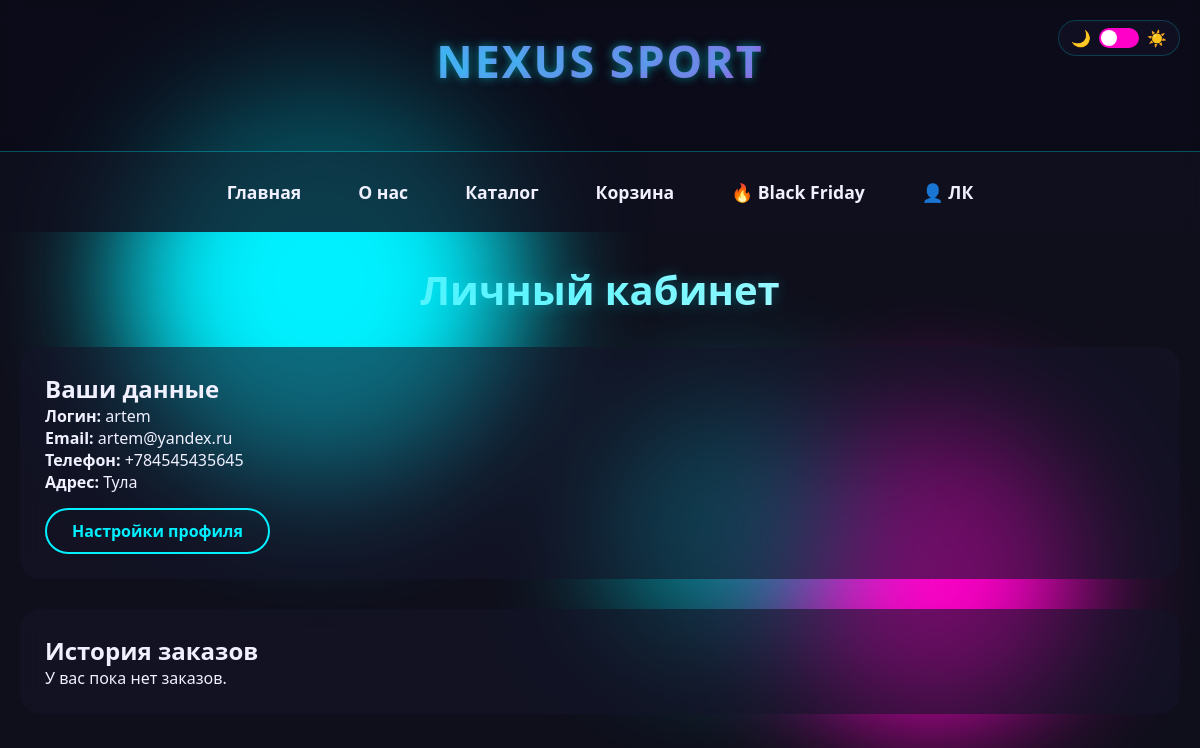
Page /cabinet/ (signed in) on the earlier database version.
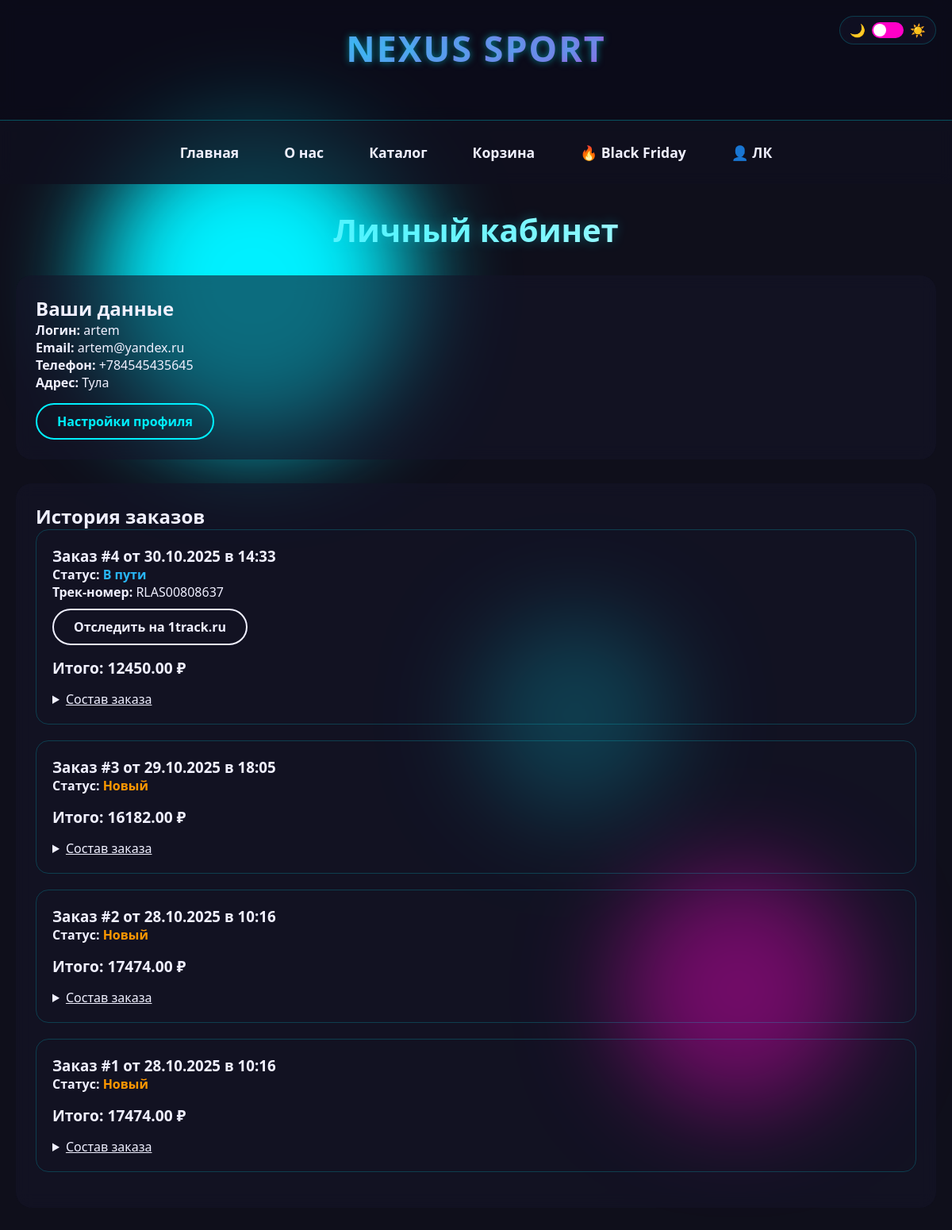
Same page on the later database version.
### shop/models.py (models this page shows, shortened)
class Profile(models.Model):
    user = models.OneToOneField(User, on_delete=models.CASCADE)
    phone = models.CharField("Телефон", max_length=20, blank=True)
    address = models.TextField("Адрес доставки", blank=True)

class Order(models.Model):
    STATUS_CHOICES = [
        ('new', 'Новый'),
        ('processing', 'В обработке'),
        ('shipped', 'В пути'),
        ('delivered', 'Доставлен'),
        ('cancelled', 'Отменён'),
    ]
    user = models.ForeignKey(User, on_delete=models.CASCADE, verbose_name="Пользователь")
    created_at = models.DateTimeField(auto_now_add=True, verbose_name="Дата заказа")
    total = models.DecimalField("Итого", max_digits=10, decimal_places=2)
    items = models.JSONField("Товары", default=list)
    status = models.CharField("Статус", max_length=20, choices=STATUS_CHOICES, default='new')
    tracking_number = models.CharField("Трек-номер", max_length=100, blank=True, null=True)
    def get_tracking_url(self):
        if self.tracking_number:
            return f"https://1track.ru/tracking/{self.tracking_number}"
        return None
    class Meta:
        verbose_name = "Заказ"
        verbose_name_plural = "Заказы"
        ordering = ['-created_at']

### shop/views.py (the view)
# urls.py: path('cabinet/', views.personal_cabinet, name='cabinet'),
@login_required
def personal_cabinet(request):
    profile, created = Profile.objects.get_or_create(user=request.user)
    orders = Order.objects.filter(user=request.user).order_by('-created_at')
    return render(request, 'cabinet.html', {
        'profile': profile,
        'orders': orders
    })

### shop/templates/cabinet.html (shortened to what this page needs)
{% extends "base.html" %}
{% block content %}
    <h1>Личный кабинет</h1>
    <div style="background:var(--card-bg);padding:25px;border-radius:20px;margin-bottom:30px;backdrop-filter:blur(10px);">
        <h2>Ваши данные</h2>
        <p><strong>Логин:</strong> {{ user.username }}</p>
        <p><strong>Email:</strong> {{ user.email }}</p>
        <p><strong>Телефон:</strong> {{ profile.phone|default:"Не указан" }}</p>
        <p><strong>Адрес:</strong> {{ profile.address|default:"Не указан" }}</p>
        <a href="{% url 'edit_profile' %}" class="btn" style="margin-top:15px;display:inline-block;">Настройки профиля</a>
    </div>
    <div style="background:var(--card-bg);padding:25px;border-radius:20px;backdrop-filter:blur(10px);">
        <h2>История заказов</h2>
        {% if orders %}
            {% for order in orders %}
                <div style="border:1px solid rgba(0,240,255,0.2);border-radius:16px;padding:20px;margin-bottom:20px;">
                    <h3>Заказ #{{ order.id }} от {{ order.created_at|date:"d.m.Y" }} в {{ order.created_at|time:"H:i" }}</h3>
                    <p>
                        <strong>Статус:</strong>
                        <span style="
                            color: {% if order.status == 'delivered' %}#66bb6a
                                {% elif order.status == 'shipped' %}#29b6f6
                                {% elif order.status == 'cancelled' %}#ff5252
                                {% else %}#ff9800{% endif %};
                            font-weight: bold;
                        ">
                            {{ order.get_status_display }}
                        </span>
                    </p>
                    {% if order.tracking_number %}
                        <p>
                            <strong>Трек-номер:</strong> {{ order.tracking_number }}
                        </p>
                        <a href="{{ order.get_tracking_url }}" target="_blank" class="btn"
                        style="color:var(--neon-blue);border-color:var(--neon-blue);display:inline-block;margin-top:10px;">
                            Отследить на 1track.ru
                        </a>
                    {% endif %}
                    <p style="font-size:1.2em;font-weight:bold;color:var(--neon-blue);margin-top:15px;">Итого: {{ order.total }} ₽</p>
                    <details style="margin-top:15px;">
                        <summary style="color:var(--neon-blue);cursor:pointer;text-decoration:underline;">Состав заказа</summary>
                    </details>
                </div>
            {% endfor %}
        {% else %}
            <p>У вас пока нет заказов.</p>
        {% endif %}
    </div>
{% endblock %}

### shop/templates/base.html (shortened to what this page needs)
<!DOCTYPE html>
<html lang="ru">
<head>
    {% load static %}
    <link rel="stylesheet" href="{% static 'css/main.css' %}">
</head>
<body>
    <div class="background">
        <div class="blob"></div>
        <div class="blob"></div>
        <div class="blob"></div>
    </div>
    <div class="content-wrapper">
        <header><h1>NEXUS SPORT</h1>
    <div class="theme-toggle" id="themeToggle">
        <span>🌙</span>
        <div class="toggle-slider">
            <div class="toggle-knob"></div>
        </div>
        <span>☀️</span>
    </div>
        </header>
        <nav>
            <a href="/">Главная</a>
            <a href="/about/">О нас</a>
            <a href="/каталог товаров/">Каталог</a>
            <a href="{% url 'cart' %}">Корзина</a>
            <a href="/black-friday/">🔥 Black Friday</a>
            {% if user.is_authenticated %}
                <a href="{% url 'cabinet' %}">👤 ЛК</a>
            {% else %}
                <a href="{% url 'login' %}">Войти</a>
            {% endif %}
        </nav>
        <div class="container">
            {% block content %}{% endblock %}
        </div>
    </div>
</body>
</html>

### shop/static/css/main.css (style rules this page uses)
* { margin: 0; padding: 0; box-sizing: border-box; }
:root { --bg: #0f0f1b; --text: #f0f0ff; --card-bg: rgba(20, 20, 40, 0.6); --border: rgba(0, 240, 255, 0.2); --accent-1: #00f0ff; --accent-2: #ff00c8; --price-color: #00f0ff; --success: #66bb6a; --warning: #ff9800; --error: #ff5252; }
body { background: var(--bg); color: var(--text); font-family: 'Segoe UI', sans-serif; min-height: 100vh; position: relative; transition: background 0.3s, color 0.3s; }
.background { position: fixed; top: 0; left: 0; width: 100%; height: 100%; z-index: -1; overflow: hidden; }
.blob { position: absolute; border-radius: 50%; filter: blur(60px); animation: float 15s infinite ease-in-out; }
.blob:nth-child(1) { width: 400px; height: 400px; background: var(--accent-1); top: 10%; left: 10%; }
.blob:nth-child(2) { width: 300px; height: 300px; background: var(--accent-2); bottom: 10%; right: 10%; animation-delay: -5s; }
.blob:nth-child(3) { width: 250px; height: 250px; background: rgba(0, 240, 255, 0.5); top: 50%; left: 50%; animation-delay: -10s; }
.content-wrapper { position: relative; z-index: 10; }
header { text-align: center; padding: 30px 0; background: rgba(10, 10, 25, 0.7); backdrop-filter: blur(10px); border-bottom: 1px solid rgba(0, 240, 255, 0.3); }
header h1 { font-size: 2.8em; background: linear-gradient(to right, var(--accent-1), var(--accent-2)); -webkit-background-clip: text; background-clip: text; color: transparent; letter-spacing: 2px; text-shadow: 0 0 10px rgba(0, 240, 255, 0.5); }
nav { display: flex; justify-content: center; gap: 25px; padding: 20px 0; background: rgba(15, 15, 30, 0.8); backdrop-filter: blur(8px); }
nav a { color: var(--text); text-decoration: none; font-weight: 600; font-size: 1.1em; padding: 8px 16px; border-radius: 30px; transition: all 0.3s ease; position: relative; overflow: hidden; }
nav a::before { content: ''; position: absolute; top: 0; left: -100%; width: 100%; height: 100%; background: linear-gradient(90deg, transparent, rgba(0, 240, 255, 0.4), transparent); transition: 0.5s; }
.container { max-width: 1200px; margin: 30px auto; padding: 0 20px; }
h1 { text-align: center; font-size: 2.5em; margin-bottom: 30px; background: linear-gradient(to right, var(--accent-1), #ffffff); -webkit-background-clip: text; background-clip: text; color: transparent; text-shadow: 0 0 15px rgba(0, 240, 255, 0.3); }
.btn { display: inline-block; margin-top: 15px; padding: 10px 25px; background: transparent; color: var(--accent-1); border: 2px solid var(--accent-1); border-radius: 30px; text-decoration: none; font-weight: bold; transition: all 0.3s; }
.container > * { animation: fadeIn 0.8s ease-out; }
details summary { cursor: pointer; color: var(--accent-1); text-decoration: underline; }
.theme-toggle { position: absolute; top: 20px; right: 20px; display: flex; align-items: center; gap: 8px; background: var(--card-bg); padding: 6px 12px; border-radius: 30px; backdrop-filter: blur(10px); border: 1px solid var(--border); cursor: pointer; user-select: none; z-index: 100; }
.toggle-slider { width: 40px; height: 20px; background: var(--accent-2); border-radius: 10px; position: relative; transition: background 0.3s; }
.toggle-knob { position: absolute; top: 2px; left: 2px; width: 16px; height: 16px; background: white; border-radius: 50%; transition: transform 0.3s; }

Differences in the rows shown:
added Order: id "4", created_at "30.10.2025", created_at "14:33", status "В пути", tracking_number "RLAS00808637", total "12450.00"
added Order: id "3", created_at "29.10.2025", created_at "18:05", status "Новый", total "16182.00"
added Order: id "2", created_at "28.10.2025", created_at "10:16", status "Новый", total "17474.00"
added Order: id "1", created_at "28.10.2025", created_at "10:16", status "Новый", total "17474.00"
Other differences:
text no longer shown: "У вас пока нет заказов."
